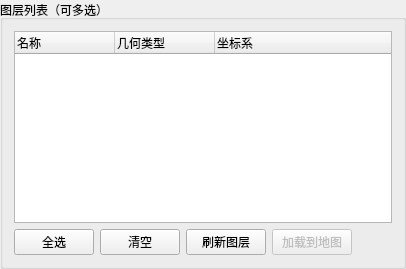
        <widget class="QGroupBox" name="groupBox_layerList">
         <property name="title">
          <string>图层列表（可多选）</string>
         </property>
         <property name="minimumSize">
          <size>
           <width>0</width>
           <height>150</height>
          </size>
         </property>
         <layout class="QVBoxLayout" name="verticalLayout_layerList">
          <property name="spacing">
           <number>6</number>
          </property>
          <item>
           <widget class="QTreeWidget" name="treeWidget_layers">
            <property name="alternatingRowColors">
             <bool>true</bool>
            </property>
            <property name="selectionMode">
             <enum>QAbstractItemView::ExtendedSelection</enum>
            </property>
            <property name="minimumSize">
             <size>
              <width>0</width>
              <height>100</height>
             </size>
            </property>
            <column>
             <property name="text">
              <string>名称</string>
             </property>
            </column>
            <column>
             <property name="text">
              <string>几何类型</string>
             </property>
            </column>
            <column>
             <property name="text">
              <string>坐标系</string>
             </property>
            </column>
           </widget>
          </item>
          <item>
           <layout class="QHBoxLayout" name="horizontalLayout_layerBtns">
            <property name="spacing">
             <number>6</number>
            </property>
            <item>
             <widget class="QPushButton" name="Button_SelectAll">
              <property name="text">
               <string>全选</string>
              </property>
              <property name="minimumSize">
               <size>
                <width>60</width>
                <height>0</height>
               </size>
              </property>
             </widget>
            </item>
            <item>
             <widget class="QPushButton" name="Button_SelectNone">
              <property name="text">
               <string>清空</string>
              </property>
              <property name="minimumSize">
               <size>
                <width>60</width>
                <height>0</height>
               </size>
              </property>
             </widget>
            </item>
            <item>
             <widget class="QPushButton" name="Button_RefreshLayers">
              <property name="text">
               <string>刷新图层</string>
              </property>
              <property name="minimumSize">
               <size>
                <width>80</width>
                <height>0</height>
               </size>
              </property>
             </widget>
            </item>
            <item>
             <widget class="QPushButton" name="Button_LoadToMap_Db">
              <property name="text">
               <string>加载到地图</string>
              </property>
              <property name="enabled">
               <bool>false</bool>
              </property>
              <property name="minimumSize">
               <size>
                <width>80</width>
                <height>0</height>
               </size>
              </property>
              <property name="toolTip">
               <string>将当前勾选的图层加载到主地图窗口预览</string>
              </property>
             </widget>
            </item>
            <item>
             <spacer name="horizontalSpacer_layerBtns">
              <property name="orientation">
               <enum>Qt::Horizontal</enum>
              </property>
              <property name="sizeHint" stdset="0">
               <size>
                <width>40</width>
                <height>20</height>
               </size>
              </property>
             </spacer>
            </item>
           </layout>
          </item>
         </layout>
        </widget>
